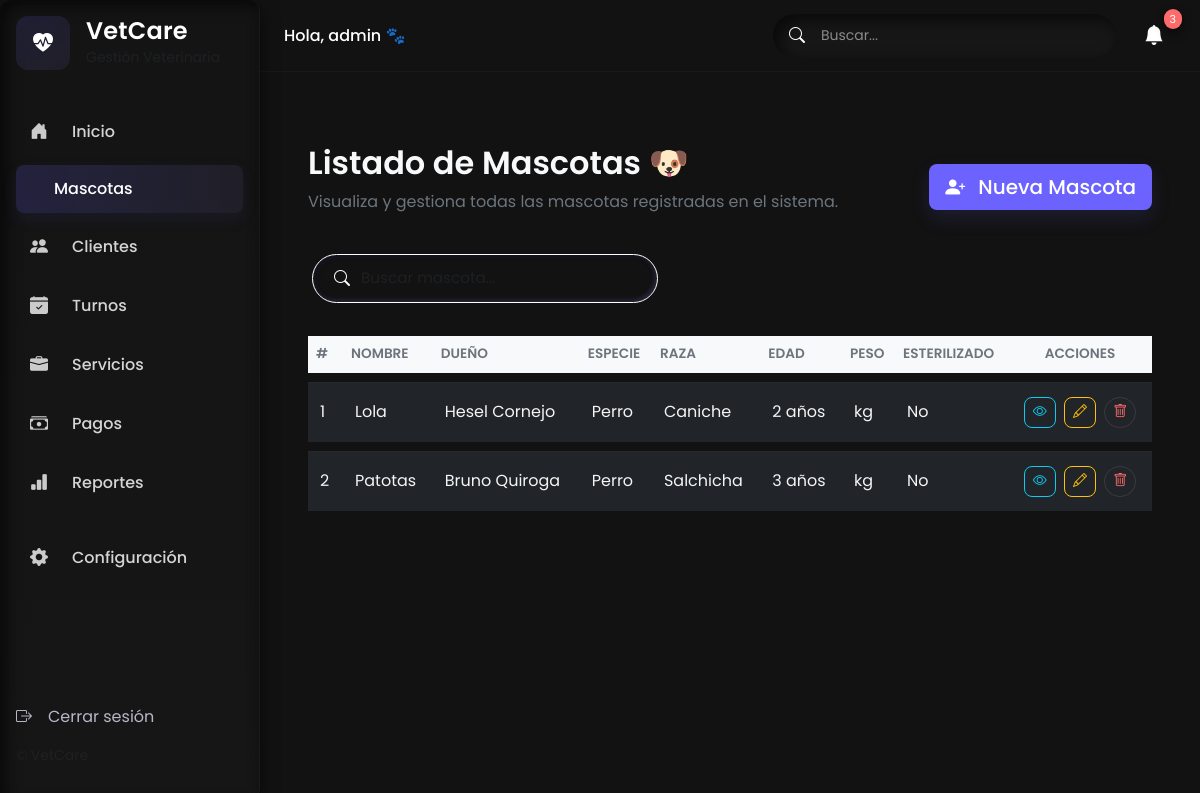
/mascotas/ (signed in), run on the app's committed database.
### mascotas/models.py (models this page shows, shortened)
class Mascota(models.Model):
    nombre = models.CharField(max_length=100)
    especie = models.CharField(max_length=50)
    raza = models.CharField(max_length=50, blank=True, null=True)
    edad = models.IntegerField(blank=True, null=True)
    dueño = models.ForeignKey(Dueño, on_delete=models.CASCADE, related_name='mascotas')

class Dueño(models.Model):
    nombre = models.CharField(max_length=100)
    telefono = models.CharField(max_length=20)
    email = models.EmailField(blank=True, null=True)

### mascotas/views.py (the view)
# urls.py: path('mascotas/', MascotaListView.as_view(), name='mascota_list'),
class MascotaListView(ListView):
    model = Mascota
    template_name = 'mascota_list.html'
    context_object_name = 'mascotas'
    ordering = ['nombre']

### VetCareDemo/mascotas/templates/mascotas/mascota_list.html
{% extends "base.html" %}
{% load static %}
{% block content %}
<div class="container-fluid py-5 px-4">
  <div class="d-flex justify-content-between align-items-center mb-4">
    <div>
      <h2 class="text-light fw-semibold">Listado de Mascotas 🐶</h2>
      <p class="text-secondary">Visualiza y gestiona todas las mascotas registradas en el sistema.</p>
    </div>
    <a href="{% url 'mascota_create' %}" class="btn btn-primary btn-lg">
      <i class="bi bi-person-plus-fill me-2"></i> Nueva Mascota
    </a>
  </div>
  <div class="mb-4">
    <form method="get">
      <div class="input-group" style="max-width: 350px;">
        <span class="input-group-text border-0 ps-3" style="background: none; position: relative; z-index: 3; left: 10px;">
          <i class="bi bi-search text-white"></i>
        </span>
        <input type="text" name="q" value="{{ request.GET.q|default_if_none:'' }}" class="form-control ps-5"
          style="border: 1px solid rgba(255, 255, 255, 1); border-radius: 50px; background: none; color: white; margin-left: -40px;"
          placeholder="Buscar mascota...">
      </div>
    </form>
  </div>
  <div class="table-responsive">
    <table class="table table-dark table-hover align-middle mb-0">
      <thead class="text-muted small">
        <tr>
          <th scope="col" class="text-secondary fw-semibold">#</th>
          <th scope="col" class="text-secondary fw-semibold">Nombre</th>
          <th scope="col" class="text-secondary fw-semibold">Dueño</th>
          <th scope="col" class="text-secondary fw-semibold">Especie</th>
          <th scope="col" class="text-secondary fw-semibold">Raza</th>
          <th scope="col" class="text-secondary fw-semibold">Edad</th>
          <th scope="col" class="text-secondary fw-semibold">Peso</th>
          <th scope="col" class="text-secondary fw-semibold">Esterilizado</th>
          <th scope="col" class="text-secondary fw-semibold text-center">Acciones</th>
        </tr>
      </thead>
      <tbody>
        {% for mascota in mascotas %}
        <tr>
          <td>{{ forloop.counter }}</td>
          <td>{{ mascota.nombre }}</td>
          <td>{{ mascota.dueño.nombre }}</td>
          <td>{{ mascota.especie }}</td>
          <td>{{ mascota.raza }}</td>
          <td>{{ mascota.edad }} años</td>
          <td>{{ mascota.peso }} kg</td>
          <td>{% if mascota.esterilizado %}Sí{% else %}No{% endif %}</td>
          <td class="text-center">
            <a href="{% url 'mascota_detail' mascota.id %}" class="btn btn-outline-info btn-sm me-1">
              <i class="bi bi-eye"></i>
            </a>
            <a href="{% url 'mascota_edit' mascota.id %}" class="btn btn-outline-warning btn-sm me-1">
              <i class="bi bi-pencil"></i>
            </a>
            <a href="{% url 'mascota_delete' mascota.id %}" class="btn btn-sm btn-outline-danger rounded-pill" title="Eliminar">
              <i class="bi bi-trash"></i>
            </a>
          </td>
        </tr>
        {% empty %}
        <tr>
          <td colspan="6" class="text-center text-muted py-4">No hay mascotas registradas aún.</td>
        </tr>
        {% endfor %}
      </tbody>
    </table>
  </div>
</div>
{% endblock %}

### VetCareDemo/mascotas/templates/base.html (shortened to what this page needs)
{% load static %}
<!doctype html>
<html lang="es">
<head>
  <link href="https://cdn.jsdelivr.net/npm/bootstrap@5.3.2/dist/css/bootstrap.min.css" rel="stylesheet">
  <link href="https://cdn.jsdelivr.net/npm/bootstrap-icons@1.11.3/font/bootstrap-icons.css" rel="stylesheet">
  <link rel="stylesheet" href="{% static 'css/style.css' %}">
</head>
<body>
  <div class="app-root d-flex">
    <aside class="sidebar p-3">
      <div class="logo d-flex align-items-center mb-4">
        <div class="brand-icon d-flex align-items-center justify-content-center">
          <i class="bi bi-heart-pulse-fill"></i>
        </div>
        <div class="brand-text ms-3">
          <h4 class="mb-0">VetCare</h4>
          <small class="text-muted">Gestión Veterinaria</small>
        </div>
      </div>
      <nav class="nav flex-column sidebar-nav">
        <a class="nav-link {% if request.path == '/inicio/' %}active{% endif %} d-flex align-items-center rounded-3 mb-2" href="{% url 'index' %}">
          <i class="bi bi-house-door-fill me-3"></i> Inicio
        </a>
        <a class="nav-link {% if 'mascotas' in request.path %}active{% endif %} d-flex align-items-center rounded-3 mb-2" href="{% url 'mascota_list' %}">
           Mascotas
        </a>
        <a class="nav-link {% if 'dueños' in request.path %}active{% endif %} d-flex align-items-center rounded-3 mb-2" href="{% url 'dueño_list' %}">
          <i class="bi bi-people-fill me-3"></i> Clientes
        </a>
        <a class="nav-link {% if 'visitas' in request.path %}active{% endif %} d-flex align-items-center rounded-3 mb-2" href="{% url 'visita_list' %}">
          <i class="bi bi-calendar-check-fill me-3"></i> Turnos
        </a>
        <a class="nav-link d-flex align-items-center rounded-3 mb-2" href="#"><i class="bi bi-briefcase-fill me-3"></i> Servicios</a>
        <a class="nav-link d-flex align-items-center rounded-3 mb-2" href="#"><i class="bi bi-cash-stack me-3"></i> Pagos</a>
        <a class="nav-link d-flex align-items-center rounded-3 mb-2" href="#"><i class="bi bi-bar-chart-fill me-3"></i> Reportes</a>
        <a class="nav-link d-flex align-items-center rounded-3 mt-3" href="#"><i class="bi bi-gear-fill me-3"></i> Configuración</a>
      </nav>
      <div class="sidebar-footer mt-auto pt-3 d-flex flex-column">
        <a href="{% url 'logout' %}" class="nav-link d-flex align-items-center rounded-3 mb-3">
          <i class="bi bi-box-arrow-right me-3"></i> Cerrar sesión
        </a>
        <small class="text-muted">© VetCare</small>
      </div>
    </aside>
    <main class="main-content flex-grow-1">
      <header class="topbar d-flex align-items-center justify-content-between px-4 py-3">
        <h6 class="mb-0">
          {% if user.is_authenticated %}
            Hola, {{ user.username }} 🐾
          {% else %}
            Hola, Administrador 🐾
          {% endif %}
        </h6>
        <div class="d-flex align-items-center gap-3">
          <div class="search-box d-flex align-items-center rounded-pill px-3">
            <i class="bi bi-search me-2"></i>
            <input type="search" class="form-control form-control-sm border-0 bg-transparent" placeholder="Buscar...">
          </div>
          <button class="btn btn-ghost position-relative" aria-label="Notificaciones">
            <i class="bi bi-bell-fill fs-5"></i>
            <span class="badge-notify">3</span>
          </button>
        </div>
      </header>
      <section class="page container-fluid p-4">
        {% block content %}
        {% endblock %}
      </section>
    </main>
  </div>
</body>
</html>

### VetCareDemo/mascotas/templates/static/css/style.css (style rules this page uses)
:root { --bg-dark: #121212; --panel-dark: #1E1E2F; --muted: #B7B7C7; --white: #FFFFFF; --primary: #6C63FF; --primary-2: #A393FF; --accent: #7FD3FF; --card-radius: 12px; --soft-shadow: 10px 10px 30px rgba(0,0,0,0.6); --inset-shadow: inset 6px 6px 16px rgba(0,0,0,0.6); --blur-shadow: 0 6px 18px rgba(0,0,0,0.6); }
* { box-sizing: border-box; }
html,body { height:100%; background: var(--bg-dark); font-family: 'Poppins', system-ui, -apple-system, "Segoe UI", Roboto, "Helvetica Neue", Arial; color: var(--white); -webkit-font-smoothing:antialiased; -moz-osx-font-smoothing:grayscale; margin:0; }
.app-root { min-height:100vh; }
.input-group-text { background-color: transparent; border-right: none; }
.form-control { border-left: none; }
.btn-primary { background-color: #0056b3; border-color: #0056b3; transition: all 0.3s ease; }
.sidebar { width: 260px; min-height: 100vh; background: linear-gradient(180deg, rgba(255,255,255,0.01), rgba(255,255,255,0.02)); backdrop-filter: blur(6px); border-right: 1px solid rgba(255,255,255,0.02); padding-top: 28px; display:flex; flex-direction:column; gap:12px; box-shadow: var(--soft-shadow); }
.sidebar, .stat-card, .card-section, .hero { background: linear-gradient(180deg, rgba(255,255,255,0.01), rgba(255,255,255,0.02)); border-radius: var(--card-radius); box-shadow: var(--inset-shadow), 0 6px 18px rgba(0,0,0,0.6); }
.logo .brand-icon { width:54px; height:54px; background: linear-gradient(145deg, rgba(108,99,255,0.14), rgba(163,147,255,0.08)); border-radius: 12px; font-size: 20px; color: var(--white); }
.logo h4 { font-weight:600; margin:0; letter-spacing:0.2px; }
.logo small { color:var(--muted); }
.sidebar-nav .nav-link { color: rgba(255,255,255,0.82); padding: 12px 14px; transition: all 220ms ease; font-weight:500; display:flex; align-items:center; gap:8px; }
.sidebar-nav .nav-link i { font-size:18px; opacity:0.95; }
.sidebar-nav .nav-link.active { background: linear-gradient(90deg, rgba(108,99,255,0.18), rgba(163,147,255,0.08)); color: var(--white); box-shadow: 0 6px 18px rgba(108,99,255,0.08); }
.sidebar-footer { margin-top:auto; color:var(--muted); padding-bottom:18px; }
.topbar { border-bottom: 1px solid rgba(255,255,255,0.03); background: transparent; height:72px; align-items:center; }
.search-box { background: rgba(255,255,255,0.02); padding:6px 10px; border-radius: 999px; min-width:220px; box-shadow: var(--inset-shadow); }
.search-box input::placeholder { color: rgba(255,255,255,0.5); }
.btn-ghost { background: transparent; border: none; color: var(--white); position: relative; }
.badge-notify { position: absolute; top: -6px; right: -6px; background: #FF6B6B; color: #fff; font-size: 11px; padding: 2px 6px; border-radius: 999px; box-shadow: 0 4px 10px rgba(0,0,0,0.6); }
.page { max-width: 1200px; margin-left: auto; margin-right: auto; }
.btn-primary { background: var(--primary); border-color: transparent; box-shadow: 0 8px 20px rgba(108,99,255,0.14); transition: transform .18s ease, box-shadow .18s ease; }
.table-dark tbody tr td { border-top: 1px solid rgba(255,255,255,0.02); padding: 14px 12px; color: rgba(255,255,255,0.95); }
.table thead th { border-bottom: none; }
.btn-outline-danger { border: 1px solid rgba(255,255,255,0.1); color: #ff6b6b; }
.table { border-collapse: separate; border-spacing: 0 0.5rem; }
.table thead th { background-color: #f8f9fa !important; border: none; text-transform: uppercase; font-size: 0.85rem; }
.table tbody tr { transition: all 0.2s ease-in-out; border-radius: 10px; }
.input-group input { font-size: 0.95rem; color: #333; }
.input-group .input-group-text { border-right: none; }
.table { border-collapse: separate; border-spacing: 0 0.6rem; }
.table thead th { border: none; background-color: #1f1f2f; color: #cfcfff; font-weight: 600; text-transform: uppercase; font-size: 0.85rem; }
.table tbody tr { background-color: #24243a; transition: all 0.3s ease; }
.table td, .table th { border: none; vertical-align: middle; }
.btn-outline-info, .btn-outline-warning, .btn-outline-danger { border-radius: 8px; transition: 0.3s; }
.form-control { border: 1px solid #e0e0e0; box-shadow: none; transition: all 0.2s ease-in-out; }
.btn-primary { background-color: #6c63ff; border: none; font-weight: 500; }
form .form-control { background-color: #1e1e2f; border: 1px solid #2f2f48; color: #ffffff; border-radius: 10px; padding: 0.75rem 1rem; transition: all 0.3s ease; box-shadow: inset 2px 2px 4px #141424, inset -2px -2px 4px #2a2a40; }

### data on the page
Mascota: nombre "Lola", dueño.nombre "Hesel Cornejo", especie "Perro", raza "Caniche", edad "2"
Mascota: nombre "Patotas", dueño.nombre "Bruno Quiroga", especie "Perro", raza "Salchicha", edad "3"

### other printed values
{{ user.username }} "admin"
